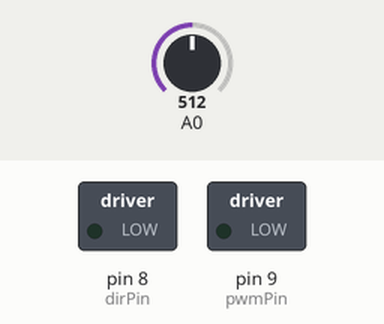
This sketch was run on a simulated Arduino Uno, built with avr-gcc and run on an emulated ATmega328P. On the bench: switched loads named in the sketch (green lamp = pin HIGH). The inputs (shaded band) are chosen by the test bench; at power-on: A0 = 512.

Above: at 1.2 s.
1.3 s: A0 set to 716
At 2.1 s:
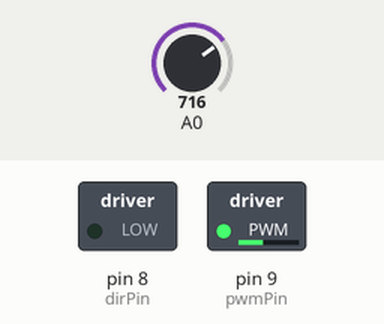
2.8 s: A0 set to 900
At 3.2 s:
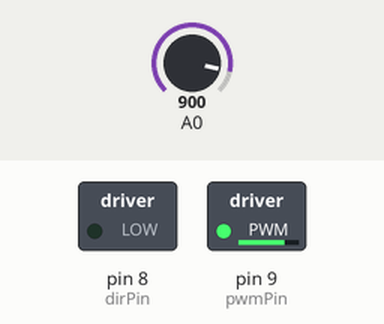
4.3 s: A0 set to 511
At 5.5 s:
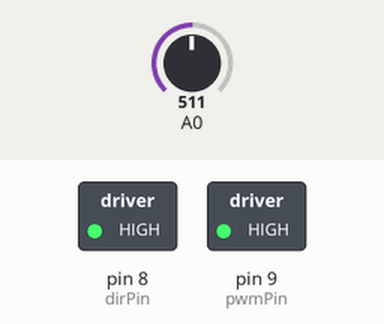
5.8 s: A0 set to 306
At 6.7 s:
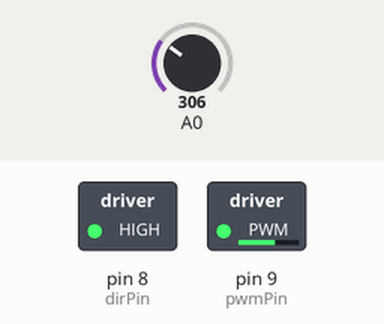
7.3 s: A0 set to 122
At 7.9 s:
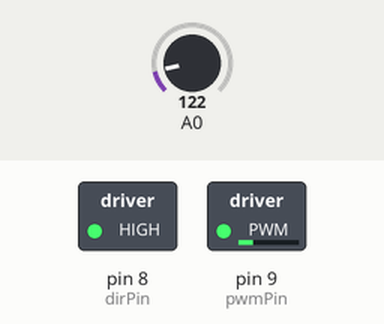
Timing chart, 0 to 9.8 s (numbered marks = the images above; inputs shaded):
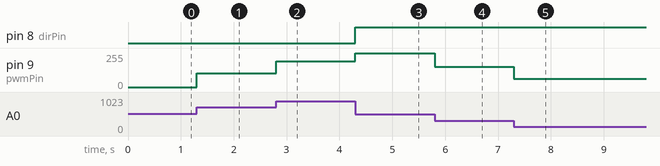

The sketch:

pot2motor.ino
```cpp
int pwmPin = 9;
int dirPin = 8;

void setup()  {
  pinMode(dirPin, OUTPUT);
}

void loop()  {
  int sensorValue = analogRead(A0) - 512;

  if (sensorValue < 0) {
    digitalWrite(dirPin, HIGH);
    analogWrite(pwmPin, (sensorValue + 512)/2);
  } else {
    digitalWrite(dirPin, LOW);
    analogWrite(pwmPin, sensorValue/2);
  }

  delay(1);
}
```

Measured:
- after the input at 1.3 s, pin 9 (pwmPin): 0/255 → 102/255 at once
- after the input at 2.8 s, pin 9 (pwmPin): 102/255 → 194/255 at once
- after the input at 4.3 s, pin 8 (dirPin): LOW → HIGH at once; pin 9 (pwmPin): 194/255 → 255/255 at once
- after the input at 5.8 s, pin 9 (pwmPin): 255/255 → 153/255 at once
- after the input at 7.3 s, pin 9 (pwmPin): 153/255 → 61/255 at once
